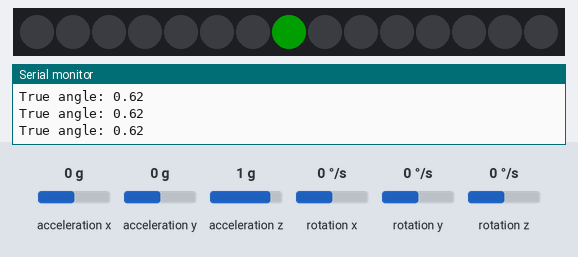
Bench run of a sketch on a simulated Arduino Uno, built with avr-gcc and run on an emulated ATmega328P. Shown: 15 RGB LEDs in strip order, left to right, the last lines printed to the serial monitor. Wiring (inferred from the names in the program): MPU-6050 motion sensor at I2C address 0x68. Inputs (shaded band) come from the test bench; at power-on: acceleration y 0 g, rotation x 0 °/s, rotation z 0 °/s, acceleration x 0 g, acceleration z 1 g, rotation y 0 °/s. Dim RGB values are drawn brighter than linear.

Above: at 11.7 s.
11.8 s: acceleration y set to -1.4 g
At 14.5 s:
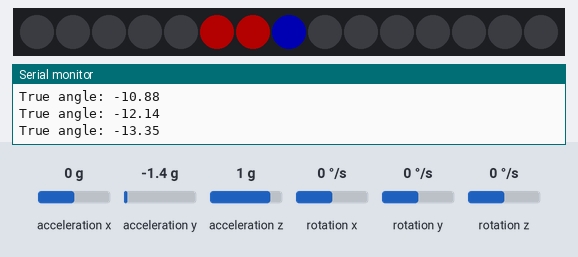
14.8 s: rotation x set to -100 °/s
At 16.1 s:
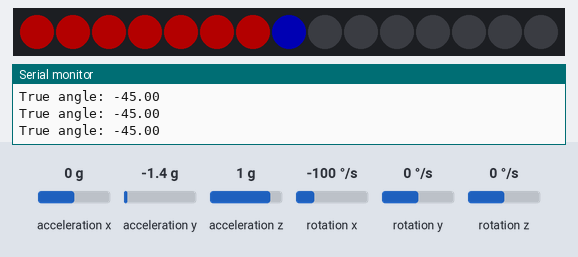
16.4 s: rotation z set to -192 °/s
At 18.8 s:
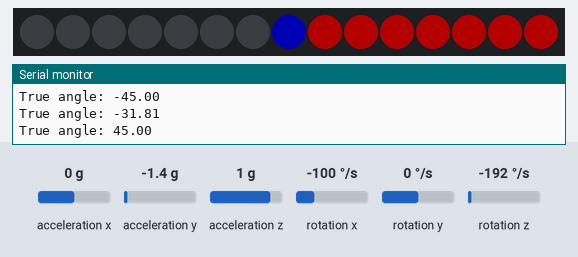
19.1 s: rotation z set to 0 °/s
21.0 s: rotation z set to 49 °/s
24.0 s: rotation x set to -192 °/s
At 26.2 s:
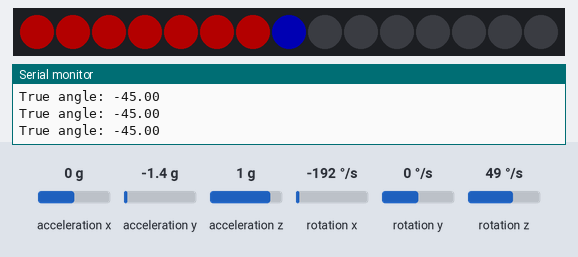
Timing chart, 0 to 26.5 s (numbered marks = the images above; inputs shaded):
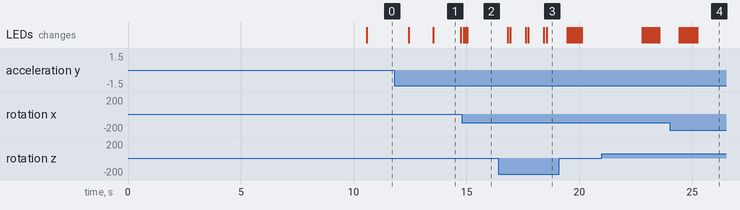

The sketch:

MPU_6050_3_Axis_FINAL.ino
```cpp
#include "Arduino.h"

//Gyro - UNO / Nano
//VCC  -  5V
//GND  -  GND
//SDA  -  A4
//SCL  -  A5
//INT  -  GPIO 2

// I2C library for MPU6050 comms
#include <Wire.h>

// Gyro functions pseudo library
#include "GryoFunctions.h"

// Only interrogate the MPU6060 every few milliseconds
long loop_timer = micros();

// This is the Neopixel library we need
#include <FastLED.h>

// How many LEDs are connected?
#define NUM_LEDS 16

// Define the Pins
#define DATA_PIN 7

// Define the array of LEDs
CRGB leds[NUM_LEDS];

// ---------------------------------------------------------------
// SETUP     SETUP     SETUP     SETUP     SETUP     SETUP
// ---------------------------------------------------------------
void setup() {

	// Fast serial debugging
	Serial.begin(115200);

	// Initiate the I2C buss
	Wire.begin();

	// Configure the MPU6050
	configureMPU6050();

	// At rest, the unit will generate some values which must be subtracted from our readings
	calcGyroOffsets();

	// Tell the FAST LED object how many LEDS we have and which GPIO pin controls them
	FastLED.addLeds<NEOPIXEL, DATA_PIN>(leds, NUM_LEDS-1);
}

// ---------------------------------------------------------------
// LOOP     LOOP     LOOP     LOOP     LOOP     LOOP     LOOP
// ---------------------------------------------------------------
void loop() {
	static unsigned long lastMillis = millis();

	// Calculate the current angles
	float x = calcGyroAngles();

	// Restrict the sensitivity
	const static float LIMIT = 45.00;
	x = x < LIMIT * -1 ? LIMIT * -1 : x > LIMIT ? LIMIT : x;

	// Debug
	if (millis() > lastMillis + 250) {
		Serial.print(F("True angle: "));
		Serial.println(x);
		lastMillis = millis();
	}

	// Set the number of LEDs to light up
	int ledCount = (map(x *10, -LIMIT * 10 , LIMIT * 10, 1, NUM_LEDS)) - 1;

	//Serial.print("\t");
	//Serial.println(ledCount);

	//														 C
	// Map the centre point (always on) 1  2  3  4  5  6  7  8  9  0  1  2  3  4  5
	// 						   			0  1  2  3  4  5  6  7  8  9  0  1  2  3  4
	unsigned int ledArray[NUM_LEDS] = { 0, 0, 0, 0, 0, 0, 0, 1, 0, 0, 0, 0, 0, 0, 0 };

	// Tilt to left
	if (ledCount < 7) {
		for (int cnt = 7; cnt >= ledCount; cnt--) {
			ledArray[cnt] = 1;
		}
	}

	// Tilt to right
	if (ledCount > 7) {
		for (int cnt = 8; cnt <= ledCount; cnt++) {
			ledArray[cnt] = 1;
		}
	}

	// Our array now has the LEDs to light eg 5, 6, 7 (left tilt) or 7, 8, 9 (right tilt)
	// with the centre point lighting LEDs 7 green to indicate balance

	// Clear the existing led values (no effect display)
	FastLED.clear();

	// Send out the colours
	for (int ledCnt = 0; ledCnt < NUM_LEDS + 1; ledCnt++) {

		// LED lit?
		if (ledArray[ledCnt] > 0) {

			// Default colour is red (out of balance)
			unsigned long ledColour = CRGB::Red;

			// IF we're outputting the centre led
			if (ledCnt == 7) {

				// And we are in balance
				if (ledArray[6] == 0 && ledArray[8] == 0) {
					ledColour = CRGB::Green;
				}
				else
					ledColour = CRGB::Blue;
			}

			// Set the colour for current LED
			leds[ledCnt] = ledColour;
		}
		else {
			// We're not lighting it up but still have to tell LED what to display
			leds[ledCnt] = CRGB::Black;
		}
	}

	// Brightness ranges from 0 (off) to 100 (watch current consumption!)
	FastLED.setBrightness(60);

	// Update the display
	FastLED.show();


	// Don't interrogate the MPU6050 to often - introduce a small delay here
	while (micros() - loop_timer < 4000);
	loop_timer = micros();
}
```

GryoFunctions.h
```cpp
#ifndef __GYRO__
#define __GYRO__

// Gyro angle values (left/right aka roll, up/down aka pitch, spin left/right aka yaw)
struct gyroVectors {
	int gyro_x;
	int gyro_y;
	int gyro_z;
};

// Gyro offsets (at rest values subtracted from our readings)
struct gyroOffsets {
	long gyro_x_cal;
	long gyro_y_cal;
	long gyro_z_cal;
};

gyroVectors gV;
gyroOffsets gO;

boolean set_gyro_angles;

long acc_x, acc_y, acc_z, acc_total_vector;
float angle_roll_acc, angle_pitch_acc;

float angle_pitch, angle_roll;
int angle_pitch_buffer, angle_roll_buffer;
float angle_pitch_output, angle_roll_output;

int temperature;


//-----------------------------------------------------------------------------------
//
//-----------------------------------------------------------------------------------
void configureMPU6050() {
	//Activate the MPU-6050
	Wire.beginTransmission(0x68);                                        //Start communicating with the MPU-6050
	Wire.write(0x6B);                                                    //Send the requested starting register
	Wire.write(0x00);                                                    //Set the requested starting register
	Wire.endTransmission();
	//Configure the accelerometer (+/-8g)
	Wire.beginTransmission(0x68);                                        //Start communicating with the MPU-6050
	Wire.write(0x1C);                                                    //Send the requested starting register
	Wire.write(0x10);                                                    //Set the requested starting register
	Wire.endTransmission();
	//Configure the gyro (500dps full scale)
	Wire.beginTransmission(0x68);                                        //Start communicating with the MPU-6050
	Wire.write(0x1B);                                                    //Send the requested starting register
	Wire.write(0x08);                                                    //Set the requested starting register
	Wire.endTransmission();
}

//-----------------------------------------------------------------------------------
// Subroutine for reading the raw gyro and accelerometer data
//-----------------------------------------------------------------------------------
void read_mpu_6050_data() {
	Wire.beginTransmission(0x68);	//Start communicating with the MPU-6050
	Wire.write(0x3B);               //Send the requested starting register
	Wire.endTransmission();         //End the transmission
	Wire.requestFrom(0x68, 14);     //Request 14 bytes from the MPU-6050
	while (Wire.available() < 14);  //Wait until all the bytes are received
	acc_x = Wire.read() << 8 | Wire.read();
	acc_y = Wire.read() << 8 | Wire.read();
	acc_z = Wire.read() << 8 | Wire.read();
	temperature = Wire.read() << 8 | Wire.read();
	gV.gyro_x = Wire.read() << 8 | Wire.read();
	gV.gyro_y = Wire.read() << 8 | Wire.read();
	gV.gyro_z = Wire.read() << 8 | Wire.read();
}

//-----------------------------------------------------------------------------------
// This is the nitty-gritty angle calculation from the MPU6060
//-----------------------------------------------------------------------------------
float calcGyroAngles () {
	read_mpu_6050_data();
	//Subtract the offset values from the raw gyro values
	gV.gyro_x -= gO.gyro_x_cal;
	gV.gyro_y -= gO.gyro_y_cal;
	gV.gyro_z -= gO.gyro_z_cal;

	//Gyro angle calculations . Note 0.0000611 = 1 / (250Hz x 65.5)
	angle_pitch += gV.gyro_x * 0.0000611;     //Calculate the traveled pitch angle and add this to the angle_pitch variable
	angle_roll += gV.gyro_y * 0.0000611;        //Calculate the traveled roll angle and add this to the angle_roll variable

	//0.000001066 = 0.0000611 * (3.142(PI) / 180degr) The Arduino sin function is in radians
	angle_pitch += angle_roll * sin(gV.gyro_z * 0.000001066); //If the IMU has yawed transfer the roll angle to the pitch angel
	angle_roll -= angle_pitch * sin(gV.gyro_z * 0.000001066); //If the IMU has yawed transfer the pitch angle to the roll angel

	//Accelerometer angle calculations
	acc_total_vector = sqrt((acc_x * acc_x) + (acc_y * acc_y) + (acc_z * acc_z)); //Calculate the total accelerometer vector
	//57.296 = 1 / (3.142 / 180) The Arduino asin function is in radians
	angle_pitch_acc = asin((float) acc_y / acc_total_vector) * 57.296;       //Calculate the pitch angle
	angle_roll_acc = asin((float) acc_x / acc_total_vector) * -57.296;       //Calculate the roll angle

	//Serial.print("Pitch:");Serial.print(angle_pitch_acc);
	//Serial.print("\tRoll:");Serial.println(angle_roll_acc);
	//delay(1000);

	angle_pitch_acc -= -0.62;                                         //Accelerometer calibration value for pitch
	angle_roll_acc -= -1.77;                                          //Accelerometer calibration value for roll

	if (set_gyro_angles) {                                                 //If the IMU is already started
		angle_pitch = angle_pitch * 0.9996 + angle_pitch_acc * 0.0004; //Correct the drift of the gyro pitch angle with the accelerometer pitch angle
		angle_roll = angle_roll * 0.9996 + angle_roll_acc * 0.0004; //Correct the drift of the gyro roll angle with the accelerometer roll angle
	}
	else {                                                                //At first start
		angle_pitch = angle_pitch_acc;                 //Set the gyro pitch angle equal to the accelerometer pitch angle
		angle_roll = angle_roll_acc;                     //Set the gyro roll angle equal to the accelerometer roll angle
		set_gyro_angles = true;                                            //Set the IMU started flag
	}

	//To dampen the pitch and roll angles a complementary filter is used
	angle_pitch_output = angle_pitch_output * 0.9 + angle_pitch * 0.1; //Take 90% of the output pitch value and add 10% of the raw pitch value
	angle_roll_output = angle_roll_output * 0.9 + angle_roll * 0.1; //Take 90% of the output roll value and add 10% of the raw roll value
	return angle_pitch_output;
}

//-----------------------------------------------------------------------------------
// One-off reading of angles at rest so we can correctly adjust future measurements
//-----------------------------------------------------------------------------------
void calcGyroOffsets() {
	Serial.print(F("\nCalibrating"));

	for (int cal_int = 0; cal_int < 2000; cal_int++) { //Read the raw acc and gyro data from the MPU-6050 for 1000 times
		read_mpu_6050_data();
		gO.gyro_x_cal += gV.gyro_x;                                         //Add the gyro x offset to the gyro_x_cal variable
		gO.gyro_y_cal += gV.gyro_y;                                         //Add the gyro y offset to the gyro_y_cal variable
		gO.gyro_z_cal += gV.gyro_z;                                         //Add the gyro z offset to the gyro_z_cal variable
		delay(3);                                                          //Delay 3us to have 250Hz for-loop
		if (cal_int % 100 == 0) Serial.print(".");
	}
	Serial.println("");

	// Get average
	gO.gyro_x_cal /= 2000;
	gO.gyro_y_cal /= 2000;
	gO.gyro_z_cal /= 2000;

	// Offsets
	Serial.print("X Offset: ");
	Serial.println(gO.gyro_x_cal);
	Serial.print("Y Offset: ");
	Serial.println(gO.gyro_y_cal);
	Serial.print("Z Offset: ");
	Serial.println(gO.gyro_z_cal);

	// Give time to read this
	delay(1000);
}

#endif
```

Measured:
- after the input at 11.8 s, the LEDs: first change after 0.64 s (image 1 shows a later state)
- after the input at 14.8 s, the LEDs: first differ from a run without the input after 0.13 s (image 2 shows a later state)
- after the input at 16.4 s, the LEDs: first change after 0.43 s (image 3 shows a later state)
